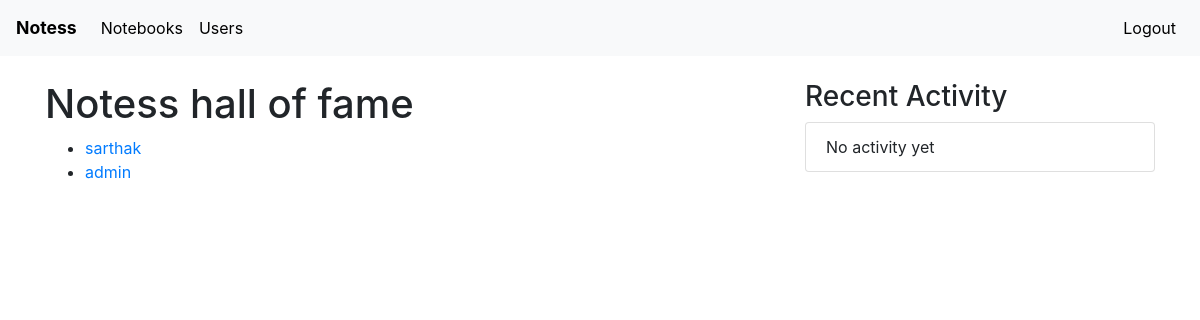
Before: /users/ with the older database file.
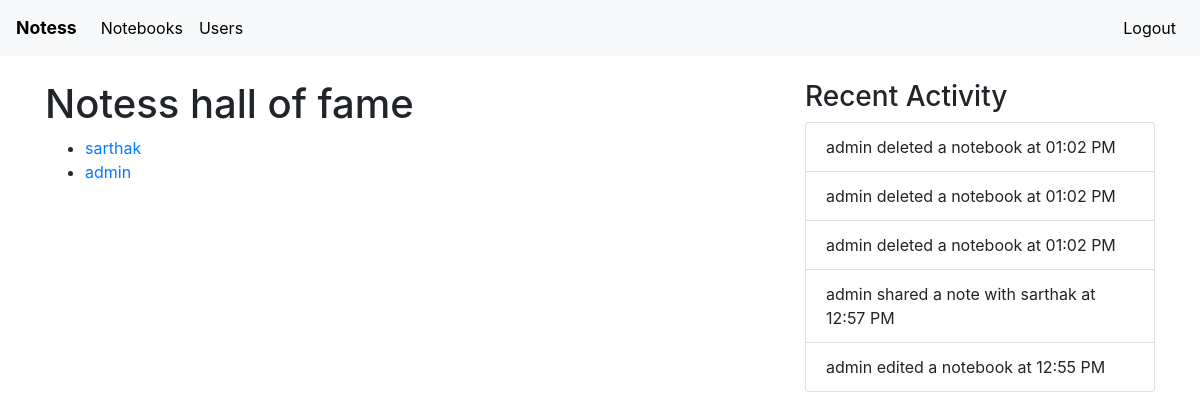
After: the same page with the newer database file.
### home/models.py (models this page shows)
class Activity(models.Model):
    user = models.ForeignKey(User, on_delete=models.CASCADE)
    message = models.CharField(max_length=200)
    time = models.TimeField(auto_now_add=True)
    def __str__(self):
        return f"{self.user} {self.message} at {self.time.strftime('%I:%M %p')}"

### home/views.py (the view)
# urls.py: path('users/',views.users),
def users(request):
    users = User.objects.all()
    context = {'users':users, 'activities': Activity.objects.all().order_by('-time')}
    return render(request,'users.html',context)

### templates/users.html (shortened to what this page needs)
{% extends 'base.html' %}
{% block content %}
    <h1>Notess hall of fame</h1>
    <ul>
    {% for user in users %}
        <li><a href="/users/{{user}}">{{user}}</a></li>
    {% endfor %}
    </ul>
{% endblock %}

### templates/base.html (shortened to what this page needs)
<!DOCTYPE html>
<html lang="en">
<head>
    <link rel="stylesheet" href="https://stackpath.bootstrapcdn.com/bootstrap/4.5.2/css/bootstrap.min.css">
    <link rel="stylesheet" href="https://cdnjs.cloudflare.com/ajax/libs/font-awesome/6.0.0/css/all.min.css" />
</head>
<body class="d-flex flex-column min-vh-100" >
    <nav class="navbar navbar-expand-lg navbar-light bg-light">
        <a class="navbar-brand" href="/">Notess</a>
        <div class="collapse navbar-collapse" id="navbarNav">
            <ul class="navbar-nav">
                <li class="nav-item">
                    <a class="nav-link" href="/">Notebooks</a>
                </li>
                 <li class="nav-item">
                    <a class="nav-link" href="/users/">Users</a>
                </li>
            </ul>
             <ul class="navbar-nav ml-auto align-items-center">
                 <li class="nav-item">
                    <a class="nav-link" href="/logout/">Logout</a>
                </li>
            </ul>
        </div>
    </nav>
    <div class="container mt-4">
        <div class="row">
            <div class="col-md-8">
                {% block content %}{% endblock %}
            </div>
            <div class="col-md-4">
                <h3>Recent Activity</h3>
                <ul class="list-group">
                    {% for activity in activities %}
                        <li class="list-group-item">{{activity}}</li>
                    {% empty %}
                        <li class="list-group-item">No activity yet</li>
                    {% endfor %}
                </ul>
            </div>
        </div>
    </div>
</body>
</html>

Changed rows visible on the page:
added Activity: user+message+time "admin deleted a notebook at 01:02 PM"
added Activity: user+message+time "admin deleted a notebook at 01:02 PM"
added Activity: user+message+time "admin deleted a notebook at 01:02 PM"
added Activity: user+message+time "admin shared a note with sarthak at 12:57 PM"
added Activity: user+message+time "admin edited a notebook at 12:55 PM"
Other visible differences:
text no longer shown: "No activity yet"
